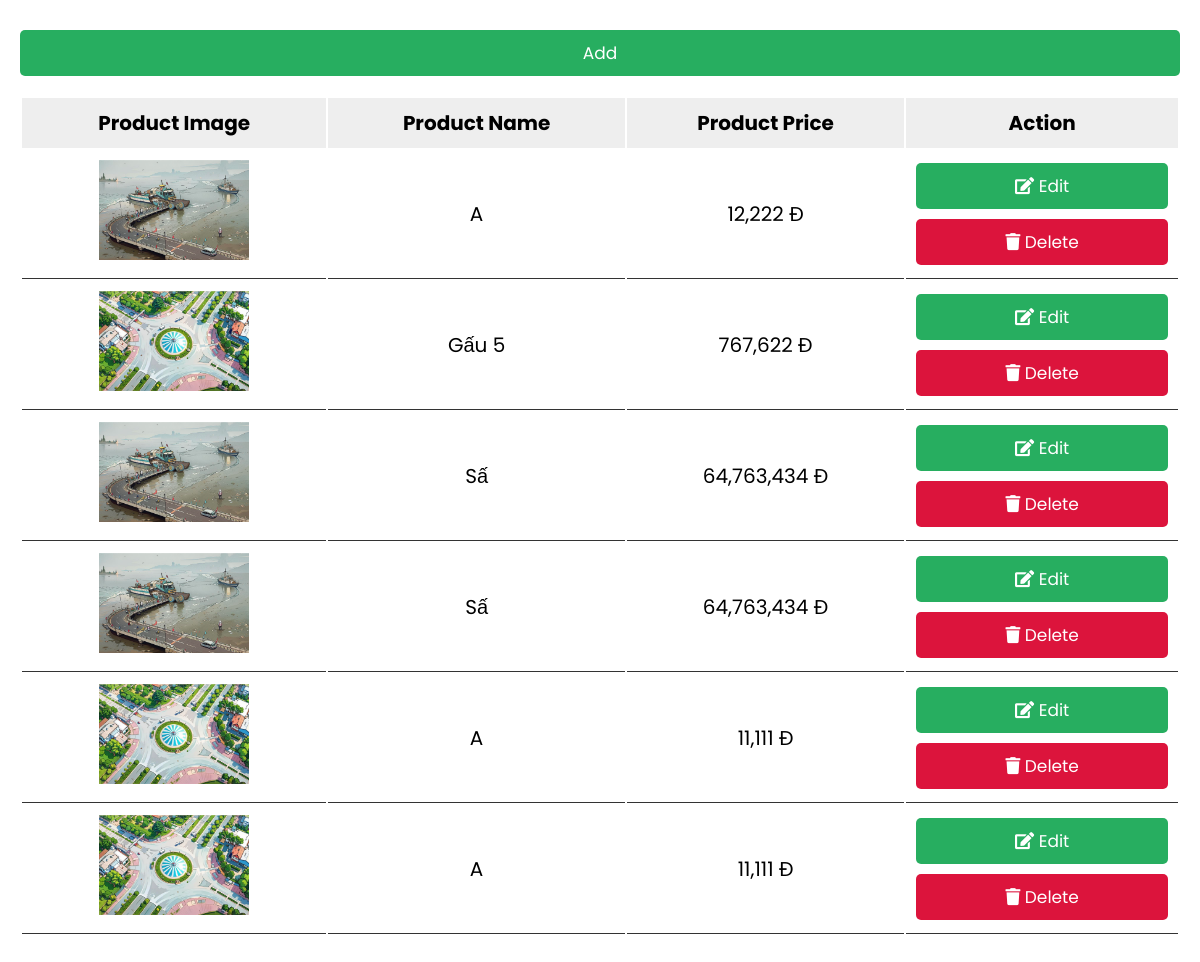
The page / on the database its author committed.
### tables this page shows
CREATE TABLE `product` (
  `id` int(11) NOT NULL,
  `title` varchar(100) NOT NULL,
  `price` int(11) NOT NULL,
  `description` varchar(100) NOT NULL,
  `image` varchar(500) NOT NULL
);

### index.php (the view, shortened to what this page needs)
<?php
@include 'config.php';
?>
<!DOCTYPE html>
<html lang="en">
<head>
    <link rel="stylesheet" href="https://cdnjs.cloudflare.com/ajax/libs/font-awesome/5.15.4/css/all.min.css">
    <link rel="stylesheet" href="css/style.css">
</head>
<body>
    <div class="container">
        <?php
        $sql = "SELECT * FROM product";
        $exe = $conn->query($sql);
        $exe->setFetchMode(PDO::FETCH_ASSOC);
        ?>
       <a href="create.php" class="btn">Add</a>
        <div class="product-display">
            <table class="product-display-table">
                <thead>
                    <tr>
                        <th>product image</th>
                        <th>product name</th>
                        <th>product price</th>
                        <th>action</th>
                    </tr>
                </thead>
                <?php while ($row = $exe->fetch()) { ?>
                    <tr>
                        <td><img src="upload/<?php echo $row['image']; ?>" height="100" alt=""></td>
                        <td>
                            <?php echo $row['title']; ?>
                        </td>
                        <td>
                            <?php echo number_format($row['price']); ?> Đ
                        </td>
                        <td>
                            <a href="update.php?edit=<?php echo $row['id']; ?>" class="btn"> <i class="fas fa-edit"></i>
                                edit </a>
                            <a href="index.php?delete=<?php echo $row['id']; ?>" class="btn" onclick="return confirm('Are you sure?')"> <i class="fas fa-trash"></i>
                                delete </a>
                        </td>
                    </tr>
                <?php } ?>
            </table>
        </div>
    </div>
</body>
</html>

### css/style.css (style rules this page uses)
:root { --green:#27ae60; --black:#333; --white:#fff; --bg-color:#eee; --box-shadow:0 .5rem 1rem rgba(0,0,0,.1); --border:.1rem solid var(--black); }
* { font-family: 'Poppins', sans-serif; margin:0; padding:0; box-sizing: border-box; outline: none; border:none; text-decoration: none; text-transform: capitalize; }
html { font-size: 62.5%; overflow-x: hidden; }
.btn { display: block; width: 100%; cursor: pointer; border-radius: .5rem; margin-top: 1rem; font-size: 1.7rem; padding:1rem 3rem; background: var(--green); color:var(--white); text-align: center; }
.container { max-width: 1200px; padding:2rem; margin:0 auto; }
.product-display { margin:2rem 0; }
.product-display .product-display-table { width: 100%; text-align: center; }
.product-display .product-display-table thead { background: var(--bg-color); }
.product-display .product-display-table th { padding:1rem; font-size: 2rem; }
.product-display .product-display-table td { padding:1rem; font-size: 2rem; border-bottom: var(--border); }
.product-display .product-display-table .btn:first-child { margin-top: 0; }
.product-display .product-display-table .btn:last-child { background: crimson; }

### rows shown on the page
product: image (picture), title "A", price "12,222"
product: image (picture), title "Gấu 5", price "767,622"
product: image (picture), title "Sấ", price "64,763,434"
product: image (picture), title "Sấ", price "64,763,434"
product: image (picture), title "A", price "11,111"
product: image (picture), title "A", price "11,111"
